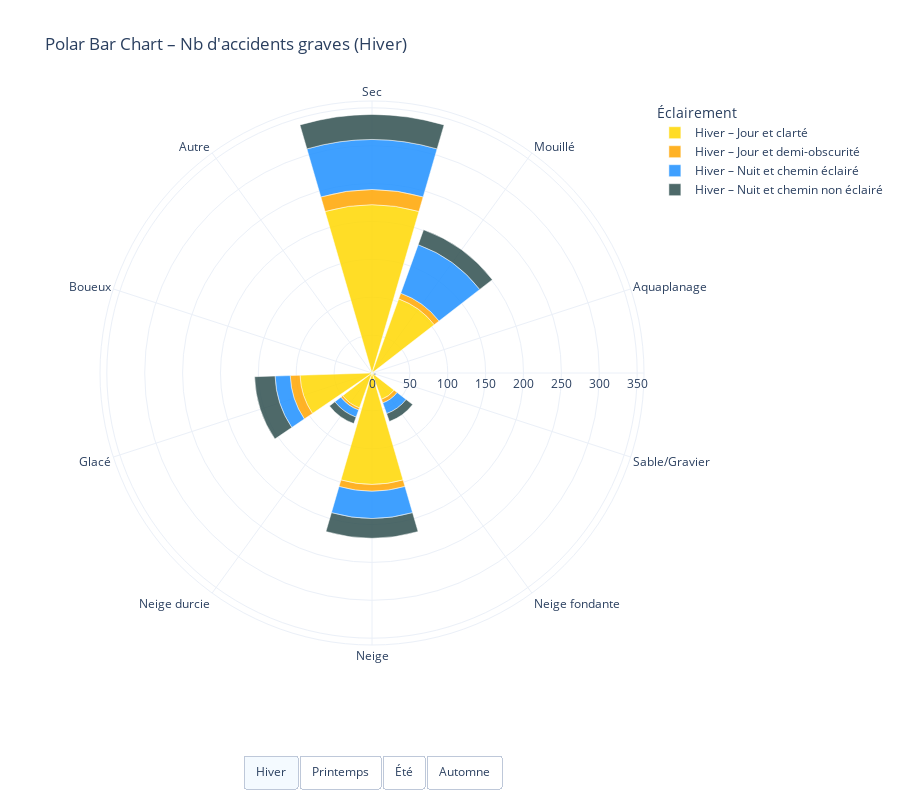

Write notebook code for a chart like this one.
### Code cell
import plotly.graph_objects as go
import pandas as pd

# Étape 0 : Chargement et préparation des données
df = pd.read_csv('data_fusionnee.csv')

# Étape 1 : Création des saisons
df['MS_ACCDN'] = df['MS_ACCDN'].astype(int)

def mois_vers_saison(mois):
    if mois in [1, 2, 3]: return 'Hiver'
    elif mois in [4, 5, 6]: return 'Printemps'
    elif mois in [7, 8, 9]: return 'Été'
    elif mois in [10, 11, 12]: return 'Automne'

df['SAISON'] = df['MS_ACCDN'].apply(mois_vers_saison)

# Étape 2: Différenciation entre les accidents considérés comme Grave
df['Gravité'] = df['GRAVITE'].apply(lambda x: 'Grave' if x == 'Mortel ou grave' else 'Autre')

# Étape 3: Définition des types de surfaces
etat_surface_labels = [
    "Sec", "Mouillé", "Aquaplanage", "Sable/Gravier", "Neige fondante",
    "Neige", "Neige durcie", "Glacé", "Boueux", "Autre"
]

# Étape 4: Segmentation du disques par rapport au type de surface
etat_surface_codes = [11, 12, 13, 14, 15, 16, 17, 18, 19, 99]
theta = [i * (360 / len(etat_surface_codes)) for i in range(len(etat_surface_codes))]

# Étape 5: Choix des couleurs pour les éclairements
couleur_eclairement = {
    1: "#FFD700",
    2: "#FFA500",
    3: "#1E90FF",
    4: "#2F4F4F"
}

label_eclairement = {
    1: "Jour et clarté",
    2: "Jour et demi-obscurité",
    3: "Nuit et chemin éclairé",
    4: "Nuit et chemin non éclairé"
}

# Étape 6: Nettoyage au niveau de saison
saisons = df['SAISON'].dropna().unique().tolist()

# Étape 7: Conception de la figure
fig = go.Figure()
traces = []

# Dictionnaire des max par saison
max_par_saison = {}

for saison in saisons:
    saison_df = df[(df['SAISON'] == saison) & (df['Gravité'] == 'Grave')]

    # Calcul du total d'accidents graves par surface (tous éclairages confondus)
    total_par_surface = saison_df.groupby('CD_ETAT_SURFC').size()
    saison_max = total_par_surface.max()
    max_par_saison[saison] = saison_max + int(0.05 * saison_max)

    for eclairement in [1, 2, 3, 4]:
        subset = saison_df[saison_df['CD_ECLRM'] == eclairement]
        counts = subset.groupby('CD_ETAT_SURFC').size().reset_index(name='Nb Accidents Graves')

        r_vals = []
        hover_texts = []

        for code, label in zip(etat_surface_codes, etat_surface_labels):
            if code in counts['CD_ETAT_SURFC'].values:
                n_accidents = counts[counts['CD_ETAT_SURFC'] == code]['Nb Accidents Graves'].values[0]
            else:
                n_accidents = 0

            r_vals.append(n_accidents)
            hover_texts.append(
                f"Saison : {saison}<br>"
                f"Surface : {label}<br>"
                f"Éclairement : {label_eclairement[eclairement]}<br>"
                f"Accidents graves : {n_accidents}"
            )

        trace_visible = saison == saisons[0]

        fig.add_trace(go.Barpolar(
            r=r_vals,
            theta=theta,
            name=f'{saison} – {label_eclairement[eclairement]}',
            marker_color=couleur_eclairement[eclairement],
            opacity=0.85,
            visible=trace_visible,
            hovertext=hover_texts,
            hoverinfo='text'
        ))

        traces.append((saison, eclairement))

# Boutons avec mise à jour dynamique de l'échelle
buttons = []
for saison in saisons:
    visibility = [s == saison for s, e in traces]
    buttons.append(dict(
        label=saison,
        method="update",
        args=[
            {"visible": visibility},
            {
                "title": f"Polar Bar Chart – Nb d'accidents graves ({saison})",
                "polar.radialaxis.range": [0, max_par_saison[saison]]
            }
        ]
    ))

fig.update_layout(
    title=f"Polar Bar Chart – Nb d'accidents graves ({saisons[0]})",
    polar=dict(
        radialaxis=dict(
            visible=True,
            range=[0, max_par_saison[saisons[0]]]
        ),
        angularaxis=dict(
            tickmode='array',
            tickvals=theta,
            ticktext=etat_surface_labels,
            rotation=90,
            direction="clockwise"
        )
    ),
    legend_title="Éclairement",
    template="plotly_white",
    width=900,
    height=800,
    margin=dict(l=100, r=100, t=100, b=150),
    updatemenus=[dict(
        type="buttons",
        direction="right",
        x=0.5,
        y=-0.2,
        xanchor="center",
        yanchor="top",
        showactive=True,
        buttons=buttons
    )]
)

fig.show()

### Figure 1 — Plotly figure (JSON) as saved in the notebook; plotly's stock layout.template omitted (floating-point values rounded to 4 significant figures)
{"data": [{"hoverinfo": "text", "hovertext": ["Saison : Hiver<br>Surface : Sec<br>Éclairement : Jour et clarté<br>Accidents graves : 222", "Saison : Hiver<br>Surface : Mouillé<br>Éclairement : Jour et clarté<br>Accidents graves : 104", "Saison : Hiver<br>Surface : Aquaplanage<br>Éclairement : Jour et clarté<br>Accidents graves : 3", "Saison : Hiver<br>Surface : Sable/Gravier<br>Éclairement : Jour et clarté<br>Accidents graves : 3", "Saison : Hiver<br>Surface : Neige fondante<br>Éclairement : Jour et clarté<br>Accidents graves : 37", "Saison : Hiver<br>Surface : Neige<br>Éclairement : Jour et clarté<br>Accidents graves : 147", "Saison : Hiver<br>Surface : Neige durcie<br>Éclairement : Jour et clarté<br>Accidents graves : 49", "Saison : Hiver<br>Surface : Glacé<br>Éclairement : Jour et clarté<br>Accidents graves : 95", "Saison : Hiver<br>Surface : Boueux<br>Éclairement : Jour et clarté<br>Accidents graves : 3", "Saison : Hiver<br>Surface : Autre<br>Éclairement : Jour et clarté<br>Accidents graves : 0"], "marker": {"color": "#FFD700"}, "name": "Hiver – Jour et clarté", "opacity": 0.85, "r": [222, 104, 3, 3, 37, 147, 49, 95, 3, 0], "theta": [0, 36, 72, 108, 144, 180, 216, 252, 288, 324], "type": "barpolar", "visible": true}, {"hoverinfo": "text", "hovertext": ["Saison : Hiver<br>Surface : Sec<br>Éclairement : Jour et demi-obscurité<br>Accidents graves : 20", "Saison : Hiver<br>Surface : Mouillé<br>Éclairement : Jour et demi-obscurité<br>Accidents graves : 8", "Saison : Hiver<br>Surface : Aquaplanage<br>Éclairement : Jour et demi-obscurité<br>Accidents graves : 0", "Saison : Hiver<br>Surface : Sable/Gravier<br>Éclairement : Jour et demi-obscurité<br>Accidents graves : 0", "Saison : Hiver<br>Surface : Neige fondante<br>Éclairement : Jour et demi-obscurité<br>Accidents graves : 5", "Saison : Hiver<br>Surface : Neige<br>Éclairement : Jour et demi-obscurité<br>Accidents graves : 9", "Saison : Hiver<br>Surface : Neige durcie<br>Éclairement : Jour et demi-obscurité<br>Accidents graves : 3", "Saison : Hiver<br>Surface : Glacé<br>Éclairement : Jour et demi-obscurité<br>Accidents graves : 13", "Saison : Hiver<br>Surface : Boueux<br>Éclairement : Jour et demi-obscurité<br>Accidents graves : 0", "Saison : Hiver<br>Surface : Autre<br>Éclairement : Jour et demi-obscurité<br>Accidents graves : 0"], "marker": {"color": "#FFA500"}, "name": "Hiver – Jour et demi-obscurité", "opacity": 0.85, "r": [20, 8, 0, 0, 5, 9, 3, 13, 0, 0], "theta": [0, 36, 72, 108, 144, 180, 216, 252, 288, 324], "type": "barpolar", "visible": true}, {"hoverinfo": "text", "hovertext": ["Saison : Hiver<br>Surface : Sec<br>Éclairement : Nuit et chemin éclairé<br>Accidents graves : 66", "Saison : Hiver<br>Surface : Mouillé<br>Éclairement : Nuit et chemin éclairé<br>Accidents graves : 68", "Saison : Hiver<br>Surface : Aquaplanage<br>Éclairement : Nuit et chemin éclairé<br>Accidents graves : 0", "Saison : Hiver<br>Surface : Sable/Gravier<br>Éclairement : Nuit et chemin éclairé<br>Accidents graves : 0", "Saison : Hiver<br>Surface : Neige fondante<br>Éclairement : Nuit et chemin éclairé<br>Accidents graves : 15", "Saison : Hiver<br>Surface : Neige<br>Éclairement : Nuit et chemin éclairé<br>Accidents graves : 36", "Saison : Hiver<br>Surface : Neige durcie<br>Éclairement : Nuit et chemin éclairé<br>Accidents graves : 10", "Saison : Hiver<br>Surface : Glacé<br>Éclairement : Nuit et chemin éclairé<br>Accidents graves : 20", "Saison : Hiver<br>Surface : Boueux<br>Éclairement : Nuit et chemin éclairé<br>Accidents graves : 0", "Saison : Hiver<br>Surface : Autre<br>Éclairement : Nuit et chemin éclairé<br>Accidents graves : 1"], "marker": {"color": "#1E90FF"}, "name": "Hiver – Nuit et chemin éclairé", "opacity": 0.85, "r": [66, 68, 0, 0, 15, 36, 10, 20, 0, 1], "theta": [0, 36, 72, 108, 144, 180, 216, 252, 288, 324], "type": "barpolar", "visible": true}, {"hoverinfo": "text", "hovertext": ["Saison : Hiver<br>Surface : Sec<br>Éclairement : Nuit et chemin non éclairé<br>Accidents graves : 33", "Saison : Hiver<br>Surface : Mouillé<br>Éclairement : Nuit et chemin non éclairé<br>Accidents graves : 21", "Saison : Hiver<br>Surface : Aquaplanage<br>Éclairement : Nuit et chemin non éclairé<br>Accidents graves : 0", "Saison : Hiver<br>Surface : Sable/Gravier<br>Éclairement : Nuit et chemin non éclairé<br>Accidents graves : 2", "Saison : Hiver<br>Surface : Neige fondante<br>Éclairement : Nuit et chemin non éclairé<br>Accidents graves : 11", "Saison : Hiver<br>Surface : Neige<br>Éclairement : Nuit et chemin non éclairé<br>Accidents graves : 26", "Saison : Hiver<br>Surface : Neige durcie<br>Éclairement : Nuit et chemin non éclairé<br>Accidents graves : 9", "Saison : Hiver<br>Surface : Glacé<br>Éclairement : Nuit et chemin non éclairé<br>Accidents graves : 27", "Saison : Hiver<br>Surface : Boueux<br>Éclairement : Nuit et chemin non éclairé<br>Accidents graves : 0", "Saison : Hiver<br>Surface : Autre<br>Éclairement : Nuit et chemin non éclairé<br>Accidents graves : 0"], "marker": {"color": "#2F4F4F"}, "name": "Hiver – Nuit et chemin non éclairé", "opacity": 0.85, "r": [33, 21, 0, 2, 11, 26, 9, 27, 0, 0], "theta": [0, 36, 72, 108, 144, 180, 216, 252, 288, 324], "type": "barpolar", "visible": true}, {"hoverinfo": "text", "hovertext": ["Saison : Printemps<br>Surface : Sec<br>Éclairement : Jour et clarté<br>Accidents graves : 1091", "Saison : Printemps<br>Surface : Mouillé<br>Éclairement : Jour et clarté<br>Accidents graves : 88", "Saison : Printemps<br>Surface : Aquaplanage<br>Éclairement : Jour et clarté<br>Accidents graves : 3", "Saison : Printemps<br>Surface : Sable/Gravier<br>Éclairement : Jour et clarté<br>Accidents graves : 30", "Saison : Printemps<br>Surface : Neige fondante<br>Éclairement : Jour et clarté<br>Accidents graves : 10", "Saison : Printemps<br>Surface : Neige<br>Éclairement : Jour et clarté<br>Accidents graves : 11", "Saison : Printemps<br>Surface : Neige durcie<br>Éclairement : Jour et clarté<br>Accidents graves : 0", "Saison : Printemps<br>Surface : Glacé<br>Éclairement : Jour et clarté<br>Accidents graves : 13", "Saison : Printemps<br>Surface : Boueux<br>Éclairement : Jour et clarté<br>Accidents graves : 5", "Saison : Printemps<br>Surface : Autre<br>Éclairement : Jour et clarté<br>Accidents graves : 6"], "marker": {"color": "#FFD700"}, "name": "Printemps – Jour et clarté", "opacity": 0.85, "r": [1091, 88, 3, 30, 10, 11, 0, 13, 5, 6], "theta": [0, 36, 72, 108, 144, 180, 216, 252, 288, 324], "type": "barpolar", "visible": false}, {"hoverinfo": "text", "hovertext": ["Saison : Printemps<br>Surface : Sec<br>Éclairement : Jour et demi-obscurité<br>Accidents graves : 56", "Saison : Printemps<br>Surface : Mouillé<br>Éclairement : Jour et demi-obscurité<br>Accidents graves : 13", "Saison : Printemps<br>Surface : Aquaplanage<br>Éclairement : Jour et demi-obscurité<br>Accidents graves : 0", "Saison : Printemps<br>Surface : Sable/Gravier<br>Éclairement : Jour et demi-obscurité<br>Accidents graves : 2", "Saison : Printemps<br>Surface : Neige fondante<br>Éclairement : Jour et demi-obscurité<br>Accidents graves : 0", "Saison : Printemps<br>Surface : Neige<br>Éclairement : Jour et demi-obscurité<br>Accidents graves : 1", "Saison : Printemps<br>Surface : Neige durcie<br>Éclairement : Jour et demi-obscurité<br>Accidents graves : 0", "Saison : Printemps<br>Surface : Glacé<br>Éclairement : Jour et demi-obscurité<br>Accidents graves : 0", "Saison : Printemps<br>Surface : Boueux<br>Éclairement : Jour et demi-obscurité<br>Accidents graves : 1", "Saison : Printemps<br>Surface : Autre<br>Éclairement : Jour et demi-obscurité<br>Accidents graves : 0"], "marker": {"color": "#FFA500"}, "name": "Printemps – Jour et demi-obscurité", "opacity": 0.85, "r": [56, 13, 0, 2, 0, 1, 0, 0, 1, 0], "theta": [0, 36, 72, 108, 144, 180, 216, 252, 288, 324], "type": "barpolar", "visible": false}, {"hoverinfo": "text", "hovertext": ["Saison : Printemps<br>Surface : Sec<br>Éclairement : Nuit et chemin éclairé<br>Accidents graves : 173", "Saison : Printemps<br>Surface : Mouillé<br>Éclairement : Nuit et chemin éclairé<br>Accidents graves : 38", "Saison : Printemps<br>Surface : Aquaplanage<br>Éclairement : Nuit et chemin éclairé<br>Accidents graves : 2", "Saison : Printemps<br>Surface : Sable/Gravier<br>Éclairement : Nuit et chemin éclairé<br>Accidents graves : 1", "Saison : Printemps<br>Surface : Neige fondante<br>Éclairement : Nuit et chemin éclairé<br>Accidents graves : 1", "Saison : Printemps<br>Surface : Neige<br>Éclairement : Nuit et chemin éclairé<br>Accidents graves : 1", "Saison : Printemps<br>Surface : Neige durcie<br>Éclairement : Nuit et chemin éclairé<br>Accidents graves : 0", "Saison : Printemps<br>Surface : Glacé<br>Éclairement : Nuit et chemin éclairé<br>Accidents graves : 0", "Saison : Printemps<br>Surface : Boueux<br>Éclairement : Nuit et chemin éclairé<br>Accidents graves : 0", "Saison : Printemps<br>Surface : Autre<br>Éclairement : Nuit et chemin éclairé<br>Accidents graves : 0"], "marker": {"color": "#1E90FF"}, "name": "Printemps – Nuit et chemin éclairé", "opacity": 0.85, "r": [173, 38, 2, 1, 1, 1, 0, 0, 0, 0], "theta": [0, 36, 72, 108, 144, 180, 216, 252, 288, 324], "type": "barpolar", "visible": false}, {"hoverinfo": "text", "hovertext": ["Saison : Printemps<br>Surface : Sec<br>Éclairement : Nuit et chemin non éclairé<br>Accidents graves : 116", "Saison : Printemps<br>Surface : Mouillé<br>Éclairement : Nuit et chemin non éclairé<br>Accidents graves : 27", "Saison : Printemps<br>Surface : Aquaplanage<br>Éclairement : Nuit et chemin non éclairé<br>Accidents graves : 1", "Saison : Printemps<br>Surface : Sable/Gravier<br>Éclairement : Nuit et chemin non éclairé<br>Accidents graves : 3", "Saison : Printemps<br>Surface : Neige fondante<br>Éclairement : Nuit et chemin non éclairé<br>Accidents graves : 2", "Saison : Printemps<br>Surface : Neige<br>Éclairement : Nuit et chemin non éclairé<br>Accidents graves : 0", "Saison : Printemps<br>Surface : Neige durcie<br>Éclairement : Nuit et chemin non éclairé<br>Accidents graves : 1", "Saison : Printemps<br>Surface : Glacé<br>Éclairement : Nuit et chemin non éclairé<br>Accidents graves : 1", "Saison : Printemps<br>Surface : Boueux<br>Éclairement : Nuit et chemin non éclairé<br>Accidents graves : 0", "Saison : Printemps<br>Surface : Autre<br>Éclairement : Nuit et chemin non éclairé<br>Accidents graves : 0"], "marker": {"color": "#2F4F4F"}, "name": "Printemps – Nuit et chemin non éclairé", "opacity": 0.85, "r": [116, 27, 1, 3, 2, 0, 1, 1, 0, 0], "theta": [0, 36, 72, 108, 144, 180, 216, 252, 288, 324], "type": "barpolar", "visible": false}, {"hoverinfo": "text", "hovertext": ["Saison : Été<br>Surface : Sec<br>Éclairement : Jour et clarté<br>Accidents graves : 1578", "Saison : Été<br>Surface : Mouillé<br>Éclairement : Jour et clarté<br>Accidents graves : 92", "Saison : Été<br>Surface : Aquaplanage<br>Éclairement : Jour et clarté<br>Accidents graves : 4", "Saison : Été<br>Surface : Sable/Gravier<br>Éclairement : Jour et clarté<br>Accidents graves : 44", "Saison : Été<br>Surface : Neige fondante<br>Éclairement : Jour et clarté<br>Accidents graves : 0", "Saison : Été<br>Surface : Neige<br>Éclairement : Jour et clarté<br>Accidents graves : 0", "Saison : Été<br>Surface : Neige durcie<br>Éclairement : Jour et clarté<br>Accidents graves : 0", "Saison : Été<br>Surface : Glacé<br>Éclairement : Jour et clarté<br>Accidents graves : 0", "Saison : Été<br>Surface : Boueux<br>Éclairement : Jour et clarté<br>Accidents graves : 1", "Saison : Été<br>Surface : Autre<br>Éclairement : Jour et clarté<br>Accidents graves : 10"], "marker": {"color": "#FFD700"}, "name": "Été – Jour et clarté", "opacity": 0.85, "r": [1578, 92, 4, 44, 0, 0, 0, 0, 1, 10], "theta": [0, 36, 72, 108, 144, 180, 216, 252, 288, 324], "type": "barpolar", "visible": false}, {"hoverinfo": "text", "hovertext": ["Saison : Été<br>Surface : Sec<br>Éclairement : Jour et demi-obscurité<br>Accidents graves : 77", "Saison : Été<br>Surface : Mouillé<br>Éclairement : Jour et demi-obscurité<br>Accidents graves : 10", "Saison : Été<br>Surface : Aquaplanage<br>Éclairement : Jour et demi-obscurité<br>Accidents graves : 1", "Saison : Été<br>Surface : Sable/Gravier<br>Éclairement : Jour et demi-obscurité<br>Accidents graves : 3", "Saison : Été<br>Surface : Neige fondante<br>Éclairement : Jour et demi-obscurité<br>Accidents graves : 0", "Saison : Été<br>Surface : Neige<br>Éclairement : Jour et demi-obscurité<br>Accidents graves : 0", "Saison : Été<br>Surface : Neige durcie<br>Éclairement : Jour et demi-obscurité<br>Accidents graves : 0", "Saison : Été<br>Surface : Glacé<br>Éclairement : Jour et demi-obscurité<br>Accidents graves : 0", "Saison : Été<br>Surface : Boueux<br>Éclairement : Jour et demi-obscurité<br>Accidents graves : 0", "Saison : Été<br>Surface : Autre<br>Éclairement : Jour et demi-obscurité<br>Accidents graves : 0"], "marker": {"color": "#FFA500"}, "name": "Été – Jour et demi-obscurité", "opacity": 0.85, "r": [77, 10, 1, 3, 0, 0, 0, 0, 0, 0], "theta": [0, 36, 72, 108, 144, 180, 216, 252, 288, 324], "type": "barpolar", "visible": false}, {"hoverinfo": "text", "hovertext": ["Saison : Été<br>Surface : Sec<br>Éclairement : Nuit et chemin éclairé<br>Accidents graves : 318", "Saison : Été<br>Surface : Mouillé<br>Éclairement : Nuit et chemin éclairé<br>Accidents graves : 40", "Saison : Été<br>Surface : Aquaplanage<br>Éclairement : Nuit et chemin éclairé<br>Accidents graves : 2", "Saison : Été<br>Surface : Sable/Gravier<br>Éclairement : Nuit et chemin éclairé<br>Accidents graves : 3", "Saison : Été<br>Surface : Neige fondante<br>Éclairement : Nuit et chemin éclairé<br>Accidents graves : 0", "Saison : Été<br>Surface : Neige<br>Éclairement : Nuit et chemin éclairé<br>Accidents graves : 0", "Saison : Été<br>Surface : Neige durcie<br>Éclairement : Nuit et chemin éclairé<br>Accidents graves : 0", "Saison : Été<br>Surface : Glacé<br>Éclairement : Nuit et chemin éclairé<br>Accidents graves : 0", "Saison : Été<br>Surface : Boueux<br>Éclairement : Nuit et chemin éclairé<br>Accidents graves : 0", "Saison : Été<br>Surface : Autre<br>Éclairement : Nuit et chemin éclairé<br>Accidents graves : 0"], "marker": {"color": "#1E90FF"}, "name": "Été – Nuit et chemin éclairé", "opacity": 0.85, "r": [318, 40, 2, 3, 0, 0, 0, 0, 0, 0], "theta": [0, 36, 72, 108, 144, 180, 216, 252, 288, 324], "type": "barpolar", "visible": false}, {"hoverinfo": "text", "hovertext": ["Saison : Été<br>Surface : Sec<br>Éclairement : Nuit et chemin non éclairé<br>Accidents graves : 252", "Saison : Été<br>Surface : Mouillé<br>Éclairement : Nuit et chemin non éclairé<br>Accidents graves : 26", "Saison : Été<br>Surface : Aquaplanage<br>Éclairement : Nuit et chemin non éclairé<br>Accidents graves : 2", "Saison : Été<br>Surface : Sable/Gravier<br>Éclairement : Nuit et chemin non éclairé<br>Accidents graves : 2", "Saison : Été<br>Surface : Neige fondante<br>Éclairement : Nuit et chemin non éclairé<br>Accidents graves : 0", "Saison : Été<br>Surface : Neige<br>Éclairement : Nuit et chemin non éclairé<br>Accidents graves : 0", "Saison : Été<br>Surface : Neige durcie<br>Éclairement : Nuit et chemin non éclairé<br>Accidents graves : 0", "Saison : Été<br>Surface : Glacé<br>Éclairement : Nuit et chemin non éclairé<br>Accidents graves : 0", "Saison : Été<br>Surface : Boueux<br>Éclairement : Nuit et chemin non éclairé<br>Accidents graves : 0", "Saison : Été<br>Surface : Autre<br>Éclairement : Nuit et chemin non éclairé<br>Accidents graves : 0"], "marker": {"color": "#2F4F4F"}, "name": "Été – Nuit et chemin non éclairé", "opacity": 0.85, "r": [252, 26, 2, 2, 0, 0, 0, 0, 0, 0], "theta": [0, 36, 72, 108, 144, 180, 216, 252, 288, 324], "type": "barpolar", "visible": false}, {"hoverinfo": "text", "hovertext": ["Saison : Automne<br>Surface : Sec<br>Éclairement : Jour et clarté<br>Accidents graves : 551", "Saison : Automne<br>Surface : Mouillé<br>Éclairement : Jour et clarté<br>Accidents graves : 133", "Saison : Automne<br>Surface : Aquaplanage<br>Éclairement : Jour et clarté<br>Accidents graves : 3", "Saison : Automne<br>Surface : Sable/Gravier<br>Éclairement : Jour et clarté<br>Accidents graves : 6", "Saison : Automne<br>Surface : Neige fondante<br>Éclairement : Jour et clarté<br>Accidents graves : 29", "Saison : Automne<br>Surface : Neige<br>Éclairement : Jour et clarté<br>Accidents graves : 39", "Saison : Automne<br>Surface : Neige durcie<br>Éclairement : Jour et clarté<br>Accidents graves : 10", "Saison : Automne<br>Surface : Glacé<br>Éclairement : Jour et clarté<br>Accidents graves : 48", "Saison : Automne<br>Surface : Boueux<br>Éclairement : Jour et clarté<br>Accidents graves : 4", "Saison : Automne<br>Surface : Autre<br>Éclairement : Jour et clarté<br>Accidents graves : 3"], "marker": {"color": "#FFD700"}, "name": "Automne – Jour et clarté", "opacity": 0.85, "r": [551, 133, 3, 6, 29, 39, 10, 48, 4, 3], "theta": [0, 36, 72, 108, 144, 180, 216, 252, 288, 324], "type": "barpolar", "visible": false}, {"hoverinfo": "text", "hovertext": ["Saison : Automne<br>Surface : Sec<br>Éclairement : Jour et demi-obscurité<br>Accidents graves : 34", "Saison : Automne<br>Surface : Mouillé<br>Éclairement : Jour et demi-obscurité<br>Accidents graves : 31", "Saison : Automne<br>Surface : Aquaplanage<br>Éclairement : Jour et demi-obscurité<br>Accidents graves : 0", "Saison : Automne<br>Surface : Sable/Gravier<br>Éclairement : Jour et demi-obscurité<br>Accidents graves : 1", "Saison : Automne<br>Surface : Neige fondante<br>Éclairement : Jour et demi-obscurité<br>Accidents graves : 6", "Saison : Automne<br>Surface : Neige<br>Éclairement : Jour et demi-obscurité<br>Accidents graves : 8", "Saison : Automne<br>Surface : Neige durcie<br>Éclairement : Jour et demi-obscurité<br>Accidents graves : 1", "Saison : Automne<br>Surface : Glacé<br>Éclairement : Jour et demi-obscurité<br>Accidents graves : 5", "Saison : Automne<br>Surface : Boueux<br>Éclairement : Jour et demi-obscurité<br>Accidents graves : 0", "Saison : Automne<br>Surface : Autre<br>Éclairement : Jour et demi-obscurité<br>Accidents graves : 0"], "marker": {"color": "#FFA500"}, "name": "Automne – Jour et demi-obscurité", "opacity": 0.85, "r": [34, 31, 0, 1, 6, 8, 1, 5, 0, 0], "theta": [0, 36, 72, 108, 144, 180, 216, 252, 288, 324], "type": "barpolar", "visible": false}, {"hoverinfo": "text", "hovertext": ["Saison : Automne<br>Surface : Sec<br>Éclairement : Nuit et chemin éclairé<br>Accidents graves : 230", "Saison : Automne<br>Surface : Mouillé<br>Éclairement : Nuit et chemin éclairé<br>Accidents graves : 132", "Saison : Automne<br>Surface : Aquaplanage<br>Éclairement : Nuit et chemin éclairé<br>Accidents graves : 2", "Saison : Automne<br>Surface : Sable/Gravier<br>Éclairement : Nuit et chemin éclairé<br>Accidents graves : 3", "Saison : Automne<br>Surface : Neige fondante<br>Éclairement : Nuit et chemin éclairé<br>Accidents graves : 9", "Saison : Automne<br>Surface : Neige<br>Éclairement : Nuit et chemin éclairé<br>Accidents graves : 13", "Saison : Automne<br>Surface : Neige durcie<br>Éclairement : Nuit et chemin éclairé<br>Accidents graves : 2", "Saison : Automne<br>Surface : Glacé<br>Éclairement : Nuit et chemin éclairé<br>Accidents graves : 23", "Saison : Automne<br>Surface : Boueux<br>Éclairement : Nuit et chemin éclairé<br>Accidents graves : 0", "Saison : Automne<br>Surface : Autre<br>Éclairement : Nuit et chemin éclairé<br>Accidents graves : 0"], "marker": {"color": "#1E90FF"}, "name": "Automne – Nuit et chemin éclairé", "opacity": 0.85, "r": [230, 132, 2, 3, 9, 13, 2, 23, 0, 0], "theta": [0, 36, 72, 108, 144, 180, 216, 252, 288, 324], "type": "barpolar", "visible": false}, {"hoverinfo": "text", "hovertext": ["Saison : Automne<br>Surface : Sec<br>Éclairement : Nuit et chemin non éclairé<br>Accidents graves : 182", "Saison : Automne<br>Surface : Mouillé<br>Éclairement : Nuit et chemin non éclairé<br>Accidents graves : 60", "Saison : Automne<br>Surface : Aquaplanage<br>Éclairement : Nuit et chemin non éclairé<br>Accidents graves : 2", "Saison : Automne<br>Surface : Sable/Gravier<br>Éclairement : Nuit et chemin non éclairé<br>Accidents graves : 6", "Saison : Automne<br>Surface : Neige fondante<br>Éclairement : Nuit et chemin non éclairé<br>Accidents graves : 15", "Saison : Automne<br>Surface : Neige<br>Éclairement : Nuit et chemin non éclairé<br>Accidents graves : 30", "Saison : Automne<br>Surface : Neige durcie<br>Éclairement : Nuit et chemin non éclairé<br>Accidents graves : 8", "Saison : Automne<br>Surface : Glacé<br>Éclairement : Nuit et chemin non éclairé<br>Accidents graves : 39", "Saison : Automne<br>Surface : Boueux<br>Éclairement : Nuit et chemin non éclairé<br>Accidents graves : 3", "Saison : Automne<br>Surface : Autre<br>Éclairement : Nuit et chemin non éclairé<br>Accidents graves : 1"], "marker": {"color": "#2F4F4F"}, "name": "Automne – Nuit et chemin non éclairé", "opacity": 0.85, "r": [182, 60, 2, 6, 15, 30, 8, 39, 3, 1], "theta": [0, 36, 72, 108, 144, 180, 216, 252, 288, 324], "type": "barpolar", "visible": false}], "layout": {"height": 800, "legend": {"title": {"text": "Éclairement"}}, "margin": {"b": 150, "l": 100, "r": 100, "t": 100}, "polar": {"angularaxis": {"direction": "clockwise", "rotation": 90, "tickmode": "array", "ticktext": ["Sec", "Mouillé", "Aquaplanage", "Sable/Gravier", "Neige fondante", "Neige", "Neige durcie", "Glacé", "Boueux", "Autre"], "tickvals": [0, 36, 72, 108, 144, 180, 216, 252, 288, 324], "type": "linear"}, "radialaxis": {"autorange": false, "range": [0, 359], "type": "linear", "visible": true}}, "title": {"text": "Polar Bar Chart – Nb d'accidents graves (Hiver)"}, "updatemenus": [{"buttons": [{"args": [{"visible": [true, true, true, true, false, false, false, false, false, false, false, false, false, false, false, false]}, {"polar.radialaxis.range": [0, 359], "title": "Polar Bar Chart – Nb d'accidents graves (Hiver)"}], "label": "Hiver", "method": "update"}, {"args": [{"visible": [false, false, false, false, true, true, true, true, false, false, false, false, false, false, false, false]}, {"polar.radialaxis.range": [0, 1514], "title": "Polar Bar Chart – Nb d'accidents graves (Printemps)"}], "label": "Printemps", "method": "update"}, {"args": [{"visible": [false, false, false, false, false, false, false, false, true, true, true, true, false, false, false, false]}, {"polar.radialaxis.range": [0, 2342], "title": "Polar Bar Chart – Nb d'accidents graves (Été)"}], "label": "Été", "method": "update"}, {"args": [{"visible": [false, false, false, false, false, false, false, false, false, false, false, false, true, true, true, true]}, {"polar.radialaxis.range": [0, 1051], "title": "Polar Bar Chart – Nb d'accidents graves (Automne)"}], "label": "Automne", "method": "update"}], "direction": "right", "showactive": true, "type": "buttons", "x": 0.5, "xanchor": "center", "y": -0.2, "yanchor": "top"}], "width": 900}}
